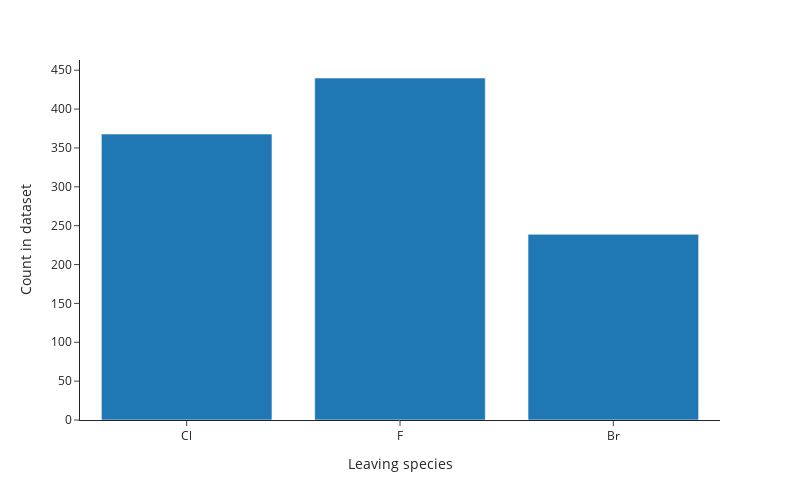

This figure's notebook cell:
### Code cell
fig = px.histogram(x=leaving_species, nbins=20, template="simple_white")
# Set x-label
fig.update_xaxes(title_text="Leaving species")
fig.update_yaxes(title_text="Count in dataset")
# Shorten aspect ratio
fig.update_layout(height=500, width=800)
fig.show()

### Figure 1 — Plotly figure (JSON) as saved in the notebook; plotly's stock layout.template omitted (floating-point values rounded to 4 significant figures; data arrays with more than 128 entries replaced by an {"elided": "..."} marker saying what was removed)
{"data": [{"alignmentgroup": "True", "bingroup": "x", "hovertemplate": "x=%{x}<br>count=%{y}<extra></extra>", "legendgroup": "", "marker": {"color": "#1F77B4", "pattern": {"shape": ""}}, "name": "", "nbinsx": 20, "offsetgroup": "", "orientation": "v", "showlegend": false, "type": "histogram", "x": {"elided": "1047 str values"}, "xaxis": "x", "yaxis": "y"}], "layout": {"barmode": "relative", "height": 500, "legend": {"tracegroupgap": 0}, "margin": {"t": 60}, "width": 800, "xaxis": {"anchor": "y", "domain": [0, 1], "title": {"text": "Leaving species"}}, "yaxis": {"anchor": "x", "domain": [0, 1], "title": {"text": "Count in dataset"}}}}
